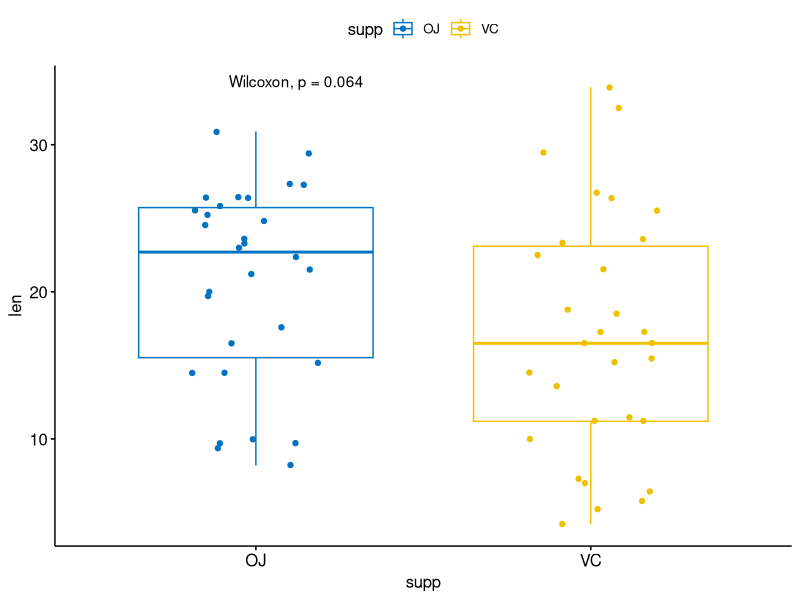
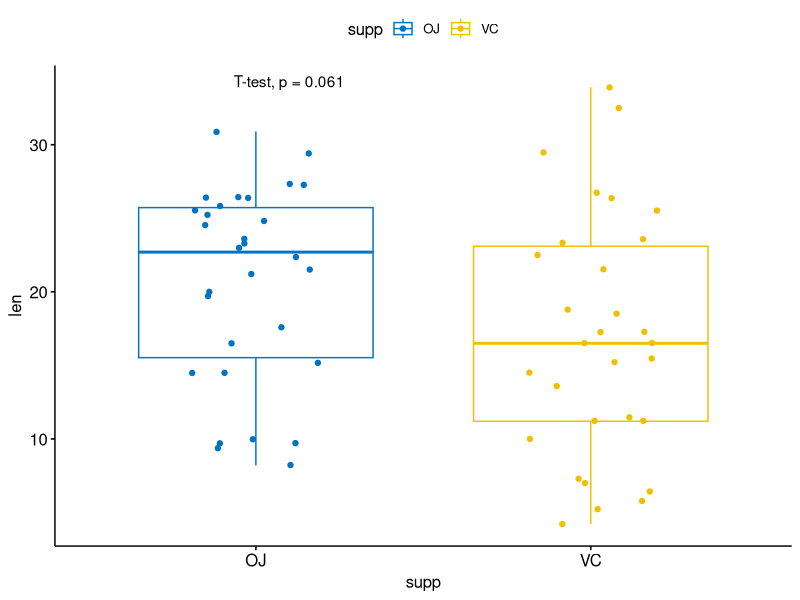
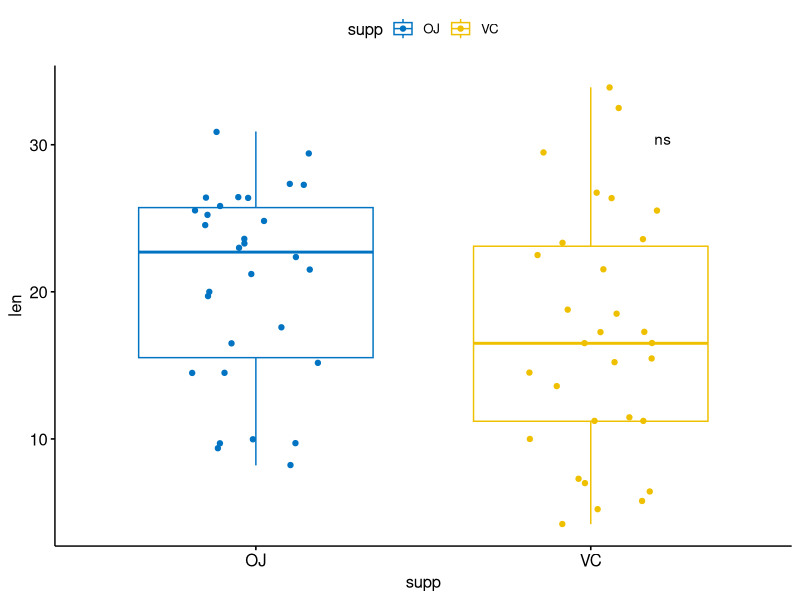
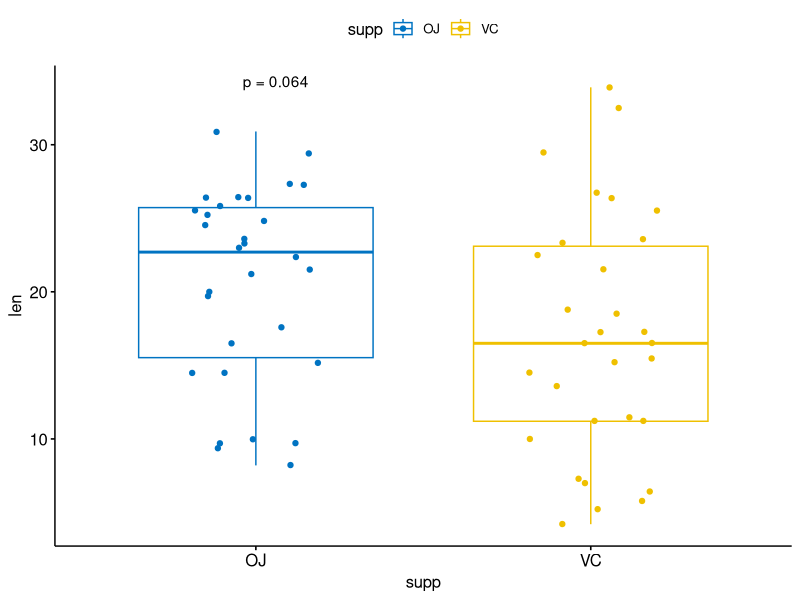
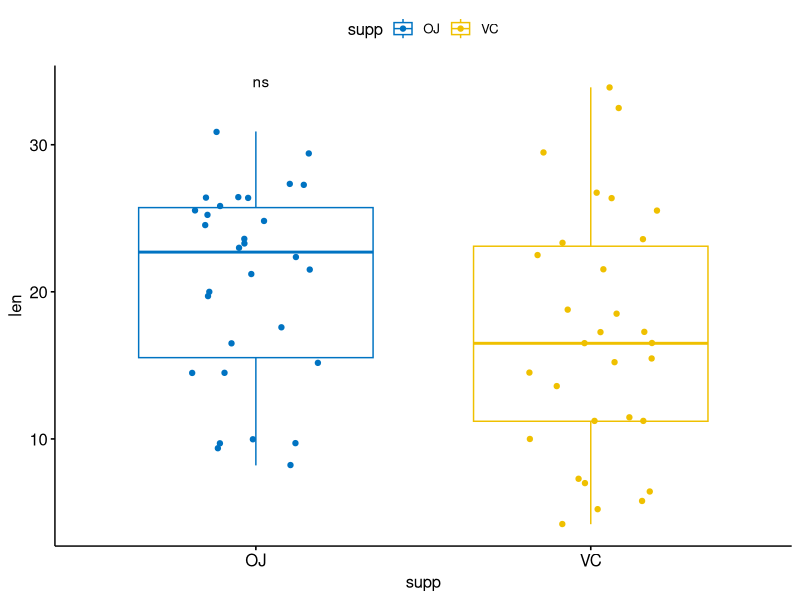
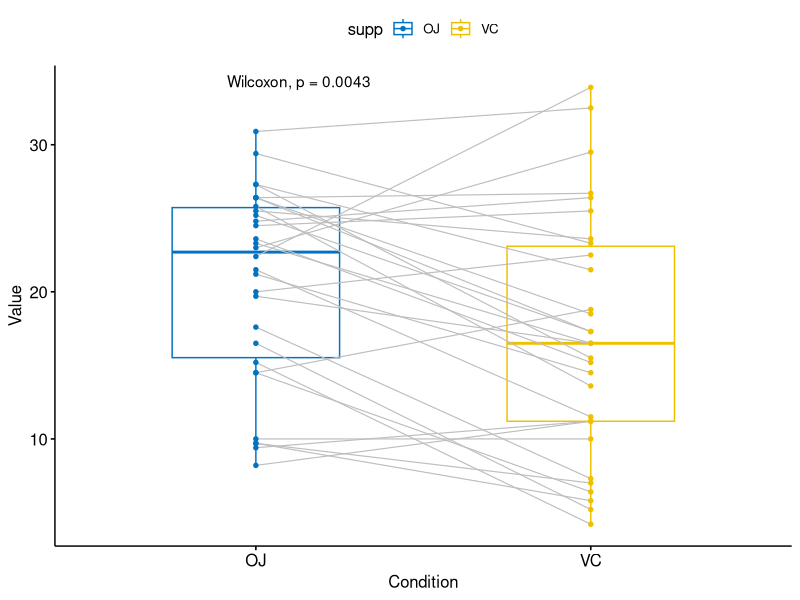
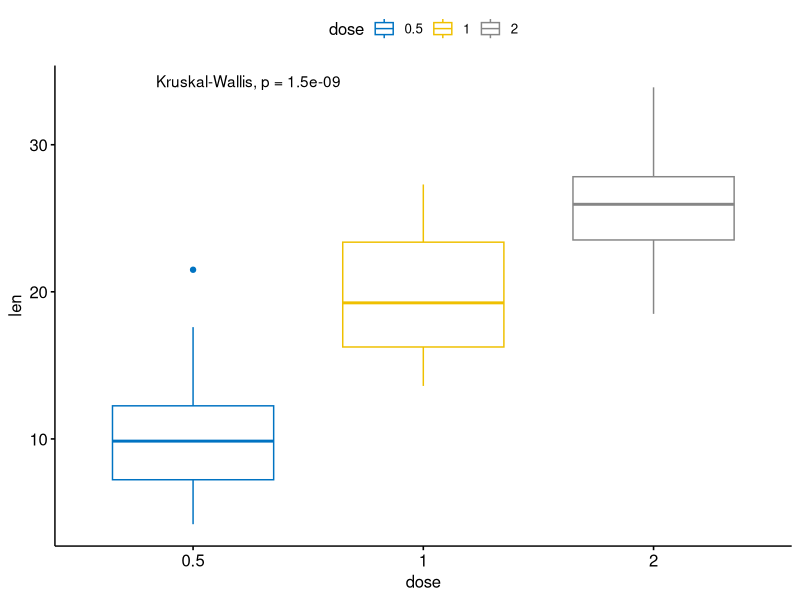
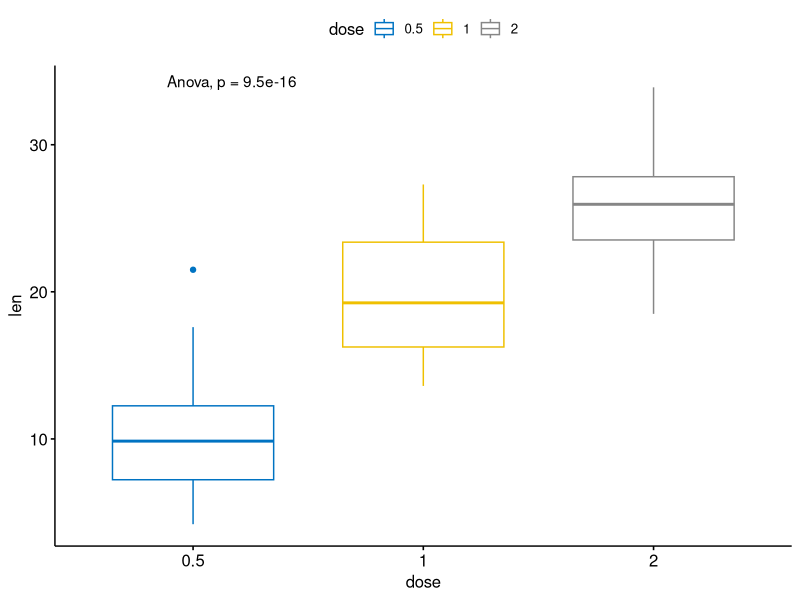

Write R code to recreate these figures, in order.
# P-values and significance levels to ggplots:
# Use ggpubr >>>
library(ggpubr)
library(tidyverse)
library(scales)
library(ggplot2)
args(compare_means)
args(stat_compare_means)   # for adding p-values to ggplots

View(ToothGrowth)

ToothGrowth %>% compare_means(len ~ supp, data = .)  # default: wilcoxon test
ToothGrowth %>% compare_means(len ~ supp, method = "t.test", data = .)

p <- ToothGrowth %>% ggboxplot(x = "supp", y = "len", 
                               color = "supp", palette = "jco",
                               add = "jitter")
p + stat_compare_means()
p + stat_compare_means(method = "t.test")
p + stat_compare_means(aes(label = ..p.signif..), 
                       label.x = 2.2, label.y = 30)
p + stat_compare_means(aes(label = paste0(..method.., "\n", "p = ", ..p.format..)))
p + stat_compare_means(label = "p.signif")

# Compare 2-paired samples:
ToothGrowth %>% compare_means(len ~ supp, paired = TRUE, data = .)

ToothGrowth %>% ggpaired(x = "supp", y = "len", color = "supp",
                         line.color = "gray", line.size = 0.4, palette = "jco") +
  stat_compare_means(paired = T)


# Compare more than 2 groups:
compare_means(len ~ dose, data = ToothGrowth, method = "anova")

ToothGrowth %>% ggboxplot(x = "dose", y = "len", color = "dose", palette = "jco") +
  stat_compare_means()     # default for multiple groups: Kruskal-Wallis test

ToothGrowth %>% ggboxplot(x = "dose", y = "len", color = "dose", palette = "jco") +
  stat_compare_means(method = "anova") 

# Pair-wise comparisons:
ToothGrowth %>% compare_means(len ~ dose, data = .) # default: wilcox test

my_comparisons <- list(c("0.5", "1"), c("1", "2"), c("0.5", "2"))
ToothGrowth %>% ggboxplot(x = "dose", y = "len", color = "dose", palette = "jco") +
  stat_compare_means(comparisons = my_comparisons) +
  stat_compare_means(label.y = 50)

# Pair-wise vs. reference
ToothGrowth %>% compare_means(len ~ dose, data = ., ref.group = "0.5", method = "t.test")

ToothGrowth %>% ggboxplot(x = "dose", y = "len", color = "dose", palette = "jco") +
  stat_compare_means(method = "anova", label.y = 42.5) +
  stat_compare_means(label = "p.signif", method = "t.test", ref.group = "0.5")

# Pair-wise against base-mean:
ToothGrowth %>% compare_means(len ~ dose, data = ., ref.group = ".all.", method = "t.test")

ToothGrowth %>% ggboxplot(x = "dose", y = "len", color = "dose", palette = "jco") +
  stat_compare_means(method = "anova", label.y = 41.2) +
  stat_compare_means(label = "p.signif", method = "t.test", ref.group = ".all.")

# When multiple groups, performing pairwise comparison between all is difficult to interpret
# and very inefficient. Comparison with base-mean allow conclusion that variable is 
# significantly OVER or UNDER in group compared to all others.

# Ex. myeloma data
if(!require(survminer)) install.packages("survminer")
data("myeloma", package = "survminer")

compare_means(DEPDC1 ~ molecular_group, data = myeloma, ref.group = ".all.", method = "t.test")

myeloma %>% ggboxplot(x = "molecular_group", y = "DEPDC1", 
                      color = "molecular_group", add = "jitter", legend = "none") +
  rotate_x_text(angle = 35) +
  geom_hline(yintercept = mean(myeloma$DEPDC1), linetype = 2) +   # line for base-mean
  stat_compare_means(method = "anova", label.y = 1600) +
  stat_compare_means(label = "p.signif", method = "t.test", 
                     ref.group = ".all.", hide.ns = T)   # hide not significant symbol
# Significantly overexpressed in proliferation group.
# Significantly udnerexpressed in Hyperdiploid and LB disease groups


# Multiple grouping variables: 
compare_means(len ~ supp, data = ToothGrowth, group.by = "dose")

p <- ggboxplot(ToothGrowth, x = "supp", y = "len",
               color = "supp", palette = "jco",
               add = "jitter",
               facet.by = "dose", short.panel.labs = F)
# Use only p.format as label. Remove method name.
p + stat_compare_means(label = "p.format")

# Without facet panels:
p <- ggboxplot(ToothGrowth, x = "dose", y = "len",
               color = "supp", palette = "jco",
               add = "jitter")
p + stat_compare_means(aes(group = supp))
p + stat_compare_means(aes(group = supp), label = "p.format") # show only p-value
p + stat_compare_means(aes(group = supp), label = "p.signif") # show signif. symbol


# Paired sample comparisons after grouping data by another variable:
compare_means(len ~ supp, data = ToothGrowth, 
              group.by = "dose", paired = TRUE)

p <- ggpaired(ToothGrowth, x = "supp", y = "len",
              color = "supp", palette = "jco", 
              line.color = "gray", line.size = 0.4,
              facet.by = "dose", short.panel.labs = FALSE)
# Use only p.format as label. Remove method name.
p + stat_compare_means(label = "p.format", paired = TRUE)


# Bar and line plots with 1 grouping variable:
# Bar plot of mean +/-se
ggbarplot(ToothGrowth, x = "dose", y = "len", add = "mean_se")+
  stat_compare_means() +                                         # Global p-value
  stat_compare_means(ref.group = "0.5", label = "p.signif",
                     label.y = c(22, 29))                   # compare to ref.group

# Line plot of mean +/-se
ggline(ToothGrowth, x = "dose", y = "len", add = "mean_se")+
  stat_compare_means() +                                         # Global p-value
  stat_compare_means(ref.group = "0.5", label = "p.signif",
                     label.y = c(22, 29))  

# Bar + line plots with 2 grouping variables:
ggbarplot(ToothGrowth, x = "dose", y = "len", add = "mean_se",
          color = "supp", palette = "jco", 
          position = position_dodge(0.8))+
  stat_compare_means(aes(group = supp), label = "p.signif", label.y = 29)

ggline(ToothGrowth, x = "dose", y = "len", add = "mean_se",
       color = "supp", palette = "jco")+
  stat_compare_means(aes(group = supp), label = "p.signif", 
                     label.y = c(16, 25, 29))

